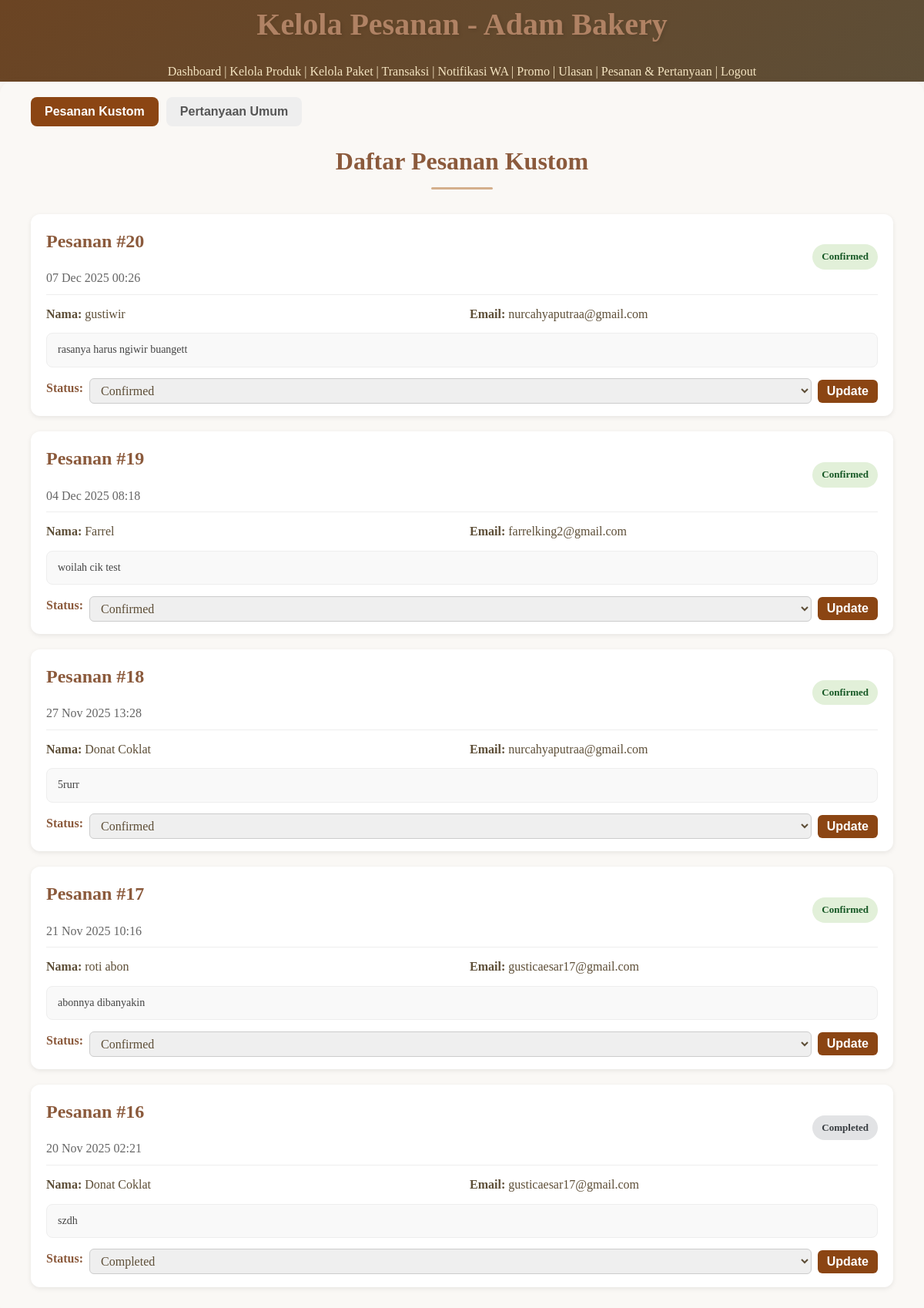
Screenshot of /admin/view_custom_orders.php (signed in) with the database file from the repository.
### tables this page shows
CREATE TABLE `kontak` (
  `id` int(11) NOT NULL AUTO_INCREMENT,
  `nama` varchar(255) NOT NULL,
  `email` varchar(255) NOT NULL,
  `pesan` text NOT NULL,
  `jenis_kontak` enum('ulasan','custom_order','pertanyaan') DEFAULT 'ulasan',
  `custom_order_details` text DEFAULT NULL,
  `budget_range` varchar(100) DEFAULT NULL,
  `event_date` date DEFAULT NULL,
  `jumlah_porsi` int(11) DEFAULT NULL,
  `status` enum('pending','reviewed','quoted','confirmed','completed','cancelled') NOT NULL DEFAULT 'pending',
  `created_at` timestamp NOT NULL DEFAULT current_timestamp(),
  `admin_reply` text DEFAULT NULL COMMENT 'Jawaban admin',
  `admin_notified_at` timestamp NULL DEFAULT NULL COMMENT 'Waktu notifikasi admin dikirim',
  `admin_notified_status` enum('pending','sent','failed') DEFAULT 'pending' COMMENT 'Status pengiriman notifikasi ke admin (pending/sent/failed)',
  PRIMARY KEY (`id`),
  KEY `idx_kontak_jenis` (`jenis_kontak`),
  KEY `idx_kontak_status` (`status`)
);

### admin/view_custom_orders.php (the view, shortened to what this page needs)
<?php
include '../backend/db.php';
$sql_custom = "SELECT * FROM kontak WHERE jenis_kontak = 'custom_order' ORDER BY created_at DESC";
$result_custom = $conn->query($sql_custom);
function getStatusStyle($status) {
    switch ($status) {
        case 'confirmed': return ['#e2f0d9', '#155724'];
        case 'completed': return ['#e2e3e5', '#383d41'];
    }
}
?>
<!DOCTYPE html>
<html lang="id">
<head>
    <link rel="stylesheet" href="/assets/css/style.css">
</head>
<body>
<header class="admin-header">
    <h1>Kelola Pesanan - Adam Bakery</h1>
    <nav class="admin-nav">
        <a href="dashboard.php">Dashboard</a> |
        <a href="manage_products.php">Kelola Produk</a> |
        <a href="manage_packages.php">Kelola Paket</a> |
        <a href="view_transactions.php">Transaksi</a> |
        <a href="wa_notifications.php">Notifikasi WA</a> |
        <a href="admin_promos.php">Promo</a> |
        <a href="view_reviews.php">Ulasan</a> |
        <a href="view_custom_orders.php">Pesanan & Pertanyaan</a> |
        <a href="logout.php">Logout</a>
    </nav>
</header>
<main>
    <div class="tabs">
        <button class="tab-btn active" data-tab="custom">Pesanan Kustom</button>
        <button class="tab-btn" data-tab="question">Pertanyaan Umum</button>
    </div>
    <div id="tab-custom" class="tab-content active">
        <h2>Daftar Pesanan Kustom</h2>
        <?php if ($result_custom->num_rows > 0): ?>
            <?php while ($order = $result_custom->fetch_assoc()):
                [$bgColor, $textColor] = getStatusStyle($order['status']); ?>
                <div class="order-card">
                    <div class="order-header">
                        <div>
                            <h3>Pesanan #<?= (int)$order['id'] ?></h3>
                            <p style="color:#666;margin:0;">
                                <?= date('d M Y H:i', strtotime($order['created_at'])) ?>
                            </p>
                        </div>
                        <span class="status-badge" style="background:<?= htmlspecialchars($bgColor, ENT_QUOTES, 'UTF-8') ?>;color:<?= htmlspecialchars($textColor, ENT_QUOTES, 'UTF-8') ?>;">
                            <?= htmlspecialchars(ucfirst($order['status']), ENT_QUOTES, 'UTF-8') ?>
                        </span>
                    </div>
                    <div class="detail-grid">
                        <div><b>Nama:</b> <?= htmlspecialchars($order['nama']) ?></div>
                        <div><b>Email:</b> <?= htmlspecialchars($order['email']) ?></div>
                    </div>
                    <?php if ($order['custom_order_details']): ?>
                        <div class="detail-box"><?= nl2br(htmlspecialchars($order['custom_order_details'])) ?></div>
                    <?php endif; ?>
                    <form method="post" class="status-form">
                        <label>Status:</label>
                        <select name="status">
                            <?php foreach(['pending','reviewed','quoted','confirmed','completed','cancelled'] as $st): ?>
                                <option value="<?= htmlspecialchars($st, ENT_QUOTES, 'UTF-8') ?>" <?= $order['status']==$st?'selected':''; ?>><?= htmlspecialchars(ucfirst($st), ENT_QUOTES, 'UTF-8') ?></option>
                            <?php endforeach; ?>
                        </select>
                        <button type="submit" name="update_status">Update</button>
                    </form>
                </div>
            <?php endwhile; ?>
        <?php else: ?>
            <div class="no-orders">Belum ada pesanan kustom.</div>
        <?php endif; ?>
    </div>
</main>
</body>
</html>

### assets/css/style.css (style rules this page uses)
* { margin: 0; padding: 0; box-sizing: border-box; }
html, body { height: 100%; }
body { font-family: "Georgia", "Times New Roman", serif; font-size: 1rem; line-height: 1.6; color: #5d4e37; background-color: #faf8f5; display: flex; flex-direction: column; }
:root { --color-primary: #8b5a3c; --color-primary-dark: #6b4423; --color-primary-light: #c19a6b; --color-secondary: #d4af8c; --color-secondary-light: #f4e4c1; --color-secondary-lighter: #fff8e7; --color-white: #ffffff; --color-light-bg: #faf8f5; --color-light-border: #f0e0c0; --color-text-primary: #5d4e37; --color-text-secondary: #6b5b47; --color-text-light: #8b5a3c; --color-success: #28a745; --color-error: #dc3545; --color-warning: #ffc107; --color-info: #17a2b8; --spacing-xs: 0.25rem; --spacing-sm: 0.5rem; --spacing-md: 1rem; --spacing-lg: 1.5rem; --spacing-xl: 2rem; --spacing-2xl: 3rem; --radius-sm: 8px; --radius-md: 12px; --radius-lg: 15px; --radius-full: 50px; --shadow-sm: 0 2px 8px rgba(139, 90, 60, 0.1); --shadow-md: 0 4px 12px rgba(139, 90, 60, 0.15); --shadow-lg: 0 8px 25px rgba(139, 90, 60, 0.2); --transition: all 0.3s ease; }
h1, h2, h3, h4, h5, h6 { color: var(--color-primary); font-weight: 600; margin-bottom: var(--spacing-md); }
h1 { font-size: 2.5rem; text-shadow: 2px 2px 4px rgba(0, 0, 0, 0.1); }
h2 { font-size: 2rem; position: relative; text-align: center; padding-bottom: var(--spacing-md); }
h2::after { content: ""; display: block; width: 80px; height: 3px; background-color: var(--color-secondary); margin: var(--spacing-sm) auto 0; border-radius: 2px; }
h3 { font-size: 1.5rem; }
p { margin-bottom: var(--spacing-md); color: var(--color-text-secondary); }
a { color: var(--color-primary); text-decoration: none; transition: var(--transition); }
main { background-color: var(--color-light-bg); border-radius: var(--radius-lg); padding: var(--spacing-xl); box-shadow: var(--shadow-sm); position: relative; }
label { display: block; margin-bottom: var(--spacing-sm); color: var(--color-primary); font-weight: 600; }
input[type="text"], input[type="email"], input[type="password"], input[type="tel"], input[type="number"], input[type="date"], input[type="file"], select, textarea { width: 100%; padding: var(--spacing-md); border: 2px solid var(--color-light-border); border-radius: var(--radius-md); font-family: inherit; font-size: 1rem; color: var(--color-text-primary); transition: var(--transition); }
button, .btn, input[type="submit"] { background: linear-gradient(135deg, var(--color-secondary) 0%, var(--color-primary-light) 100%); color: var(--color-white); padding: var(--spacing-md) var(--spacing-xl); border: none; border-radius: var(--radius-full); font-size: 1rem; font-weight: 600; cursor: pointer; transition: var(--transition); display: inline-block; text-align: center; text-decoration: none; user-select: none; }
.admin-header { background: linear-gradient(135deg, var(--color-primary-dark) 0%, var(--color-text-primary) 100%); color: var(--color-secondary-light); text-align: center; }
.admin-header h1 { color: #b08264; }
.admin-nav a { color: var(--color-secondary-light); text-align: center; }
.status-badge { display: inline-block; padding: 0.25rem 0.75rem; border-radius: var(--radius-full); font-size: 0.85rem; font-weight: 600; text-transform: capitalize; }

### rows the page displays
kontak: id "20", created_at "07 Dec 2025 00:26", status "Confirmed", nama "gustiwir", email "nurcahyaputraa@gmail.com", custom_order_details "rasanya harus ngiwir buangett"
kontak: id "19", created_at "04 Dec 2025 08:18", status "Confirmed", nama "Farrel", email "farrelking2@gmail.com", custom_order_details "woilah cik test"
kontak: id "18", created_at "27 Nov 2025 13:28", status "Confirmed", nama "Donat Coklat", email "nurcahyaputraa@gmail.com", custom_order_details "5rurr"
kontak: id "17", created_at "21 Nov 2025 10:16", status "Confirmed", nama "roti abon", email "gusticaesar17@gmail.com", custom_order_details "abonnya dibanyakin"
kontak: id "16", created_at "20 Nov 2025 02:21", status "Completed", nama "Donat Coklat", email "gusticaesar17@gmail.com", custom_order_details "szdh"
